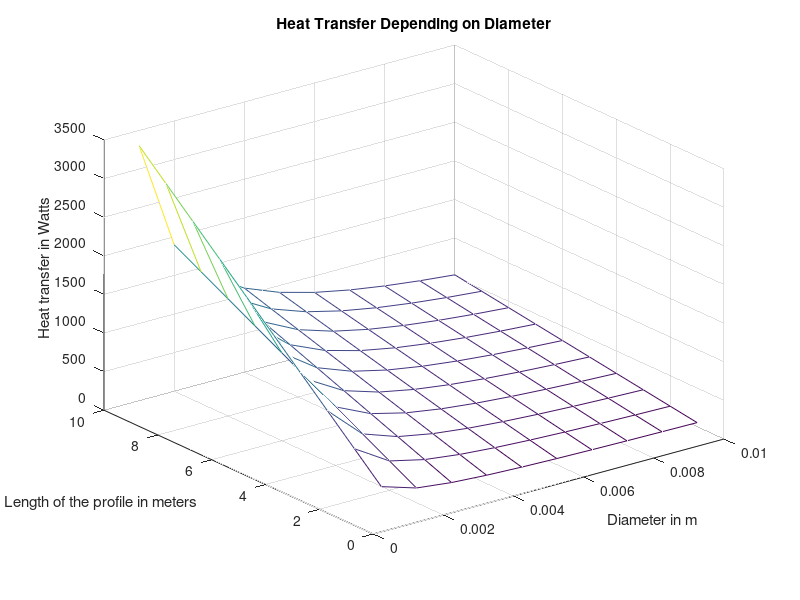

The MATLAB script that drew this image:
% Program for calculating heat transfer in a smooth pipe 
% Author Tedros Tesfaab
% Date 18.11.2022
% Refrigerant: R4077C

clc
clear all

%% Material Properies
Pr = 3.115;
Rho = 1/(0.84*10^-3);           % kg/m^3
eta = 0.213*10^-3;              % Ns/m^2
lambda = 0.094;                 % W/mK


%% Geometric Properties
L = 1:1:10;
L_max = numel(L);
%di = input("Inner Diameter on mm ");
di = 1:1:10;
di = di * 10^-3; % di in meters
di_max = numel(di);
[di,L] = meshgrid(di,L)
A_sa = pi .* di.^2/4;             % flow surface area
A_ca = pi .* di.* L          % Circumference Area for heat transfer

%% Process Quantities
M = 0.03;                      % Kg/s
V = M./(A_sa .*Rho);             % Velocity
Re = Rho .* di.* V./ eta;        %Reynolds Number
DeltaT = 2;                    % 2 Kelvin Temprature difference


%% Calculation loop for heat transfer
for i= 1: L_max
for j= 1: di_max
switch true
    case Re(i,j) > 10000
    Nu(i,j) = 0.024*Re(i,j)^0.8 * Pr^(1/3);

    case (Re(i,j) < 10000) & (Re(i,j) > 2300)
    Xi(i,j) = (1.8*log10(Re(i,j))- 1.5)^-2;
    Nu(i,j) = (Xi(i,j)/8*Re(i,j)*Pr)/(1+12.7*(Xi(i,j)/8)^(0.5)*(Pr^(2/3)-1))*(1+(di(i,j)/L)^(2/3));

    case Re(i,j) < 2300
    X(i,j) = L/(di(i,j) *Re(i,j) *Pr);
    Nu_O(i,j) = 3.657/(tanh(2.264*X(i,j)^(1/3) +1.7*X(i,j)^(2/3))) +0.0499/X(i,j)*tanh(X(i,j));
    Nu(i,j) = Nu_O(i,j)*1/(tanh(2.43*Pr^(1/6)*X(i,j)^6));
end
    
alpha(i,j) = Nu(i,j)*lambda/di(i,j);      % W/m^2K
Q(i,j) =alpha(i,j)*A_ca(i,j)*DeltaT      % W

end   
end

mesh(di,L,Q)
xlabel("Diameter in m")
ylabel("Length of the profile in meters")
zlabel("Heat transfer in Watts")
title("Heat Transfer Depending on Diameter")

%% 2D plot with 3D Mesh


